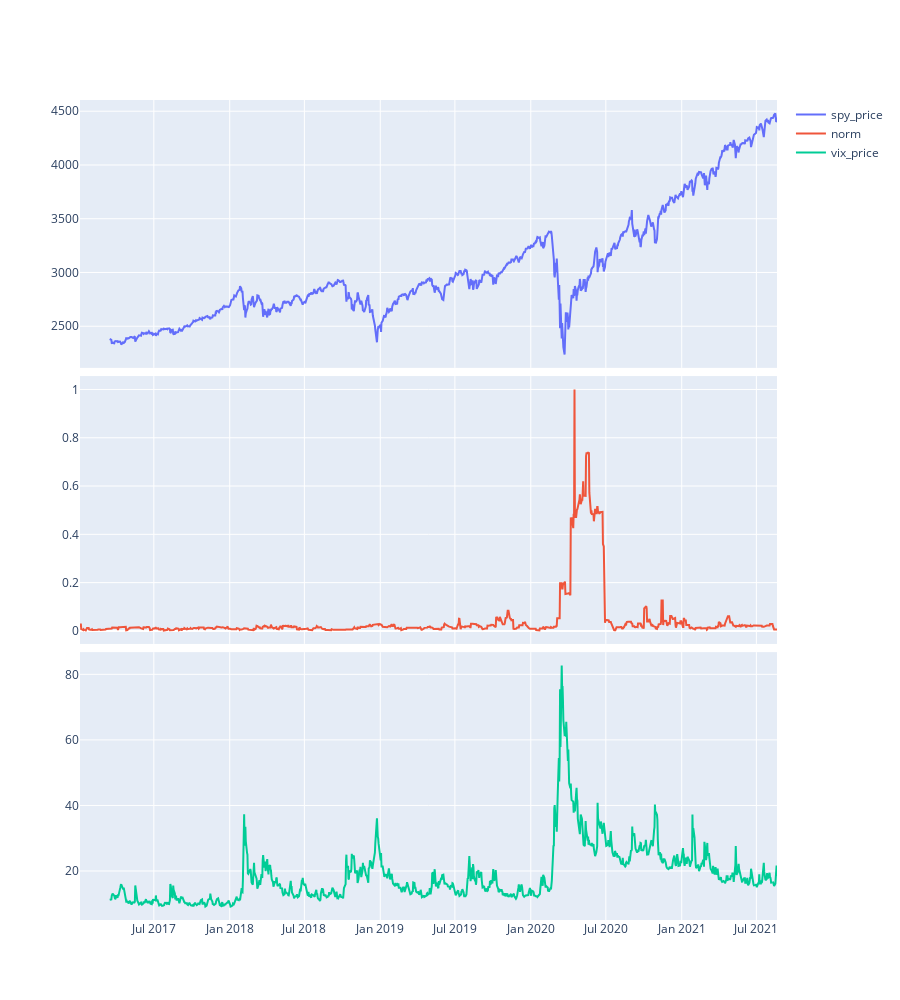

Write notebook code for a chart like this one.
### Code cell
# no stride

dates = ["2017-01-01", "2021-08-21"]
clean_data = yf.download("^GSPC ^VIX", start=dates[0], end=dates[1], interval = "1d", group_by = "ticker").xs("Adj Close", level=1, axis=1)

calced_df = pd.DataFrame(
    {
        # "log_price": log_price[1:],
        "spy_price": clean_data["^GSPC"][50:],
        "norm": norm[:,1][1:],
        "vix_price": clean_data["^VIX"][50:]
        # "log_returns": np.diff(log_price),
    },
    index = y_sw[1:]
)



fig = make_subplots(rows=len(calced_df.keys()), cols=1, shared_xaxes=True, vertical_spacing = 0.01)
fig.update_layout(
    height=1000,
)

for i, col in enumerate(calced_df.keys(), start=1):
    if col == "norm":
        normed_norm = calced_df[dates[0]:dates[1]][col].values/max(calced_df[dates[0]:dates[1]][col].values)
        fig.add_trace(go.Scatter(x=calced_df[dates[0]:dates[1]][col].index, y=normed_norm, name=col), row=i, col=1)
    else:
        fig.add_trace(go.Scatter(x=calced_df[dates[0]:dates[1]][col].index, y=calced_df[dates[0]:dates[1]][col].values, name=col), row=i, col=1)
    
fig.show()

# to fix data, change which homology is being used

### Figure 1 — Plotly figure (JSON) as saved in the notebook; plotly's stock layout.template omitted (floating-point values rounded to 4 significant figures; data arrays with more than 128 entries replaced by an {"elided": "..."} marker saying what was removed)
{"data": [{"name": "spy_price", "type": "scatter", "x": {"elided": "1167 str values"}, "xaxis": "x", "y": {"elided": "1167 float values"}, "yaxis": "y"}, {"name": "norm", "type": "scatter", "x": {"elided": "1167 str values"}, "xaxis": "x2", "y": {"elided": "1167 float values"}, "yaxis": "y2"}, {"name": "vix_price", "type": "scatter", "x": {"elided": "1167 str values"}, "xaxis": "x3", "y": {"elided": "1167 float values"}, "yaxis": "y3"}], "layout": {"height": 1000, "xaxis": {"anchor": "y", "domain": [0, 1], "matches": "x3", "showticklabels": false}, "xaxis2": {"anchor": "y2", "domain": [0, 1], "matches": "x3", "showticklabels": false}, "xaxis3": {"anchor": "y3", "domain": [0, 1]}, "yaxis": {"anchor": "x", "domain": [0.6733, 1]}, "yaxis2": {"anchor": "x2", "domain": [0.3367, 0.6633]}, "yaxis3": {"anchor": "x3", "domain": [0, 0.3267]}}}
